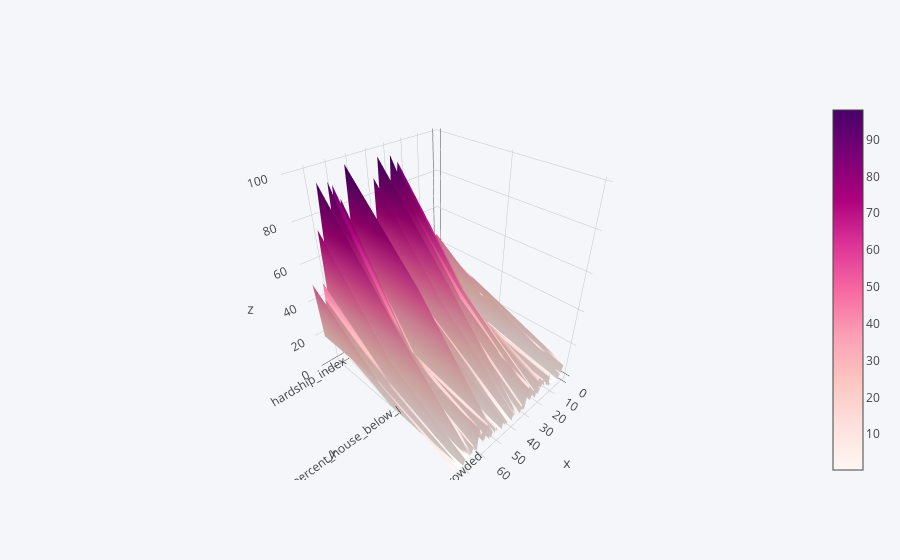

Source (notebook cell):
### Markdown cell above
#### Question 3
##### Plot a 3D scatterplot of variables `hardship_index`, `percent_house_below_poverty` and `percent_house_crowded`.
##### Set `colorscale` as `Rdpu`.

### Code cell
chicago_census[['hardship_index','percent_house_below_poverty','percent_house_crowded']].iplot(
                                kind = 'surface',
                                colorscale = 'Rdpu')

### Figure 1 — Plotly figure (JSON) as saved in the notebook; plotly's stock layout.template omitted (floating-point values rounded to 4 significant figures; data arrays with more than 128 entries replaced by an {"elided": "..."} marker saying what was removed)
{"data": [{"colorscale": [[0, "rgb(255,247,243)"], [0.125, "rgb(253,224,221)"], [0.25, "rgb(252,197,192)"], [0.375, "rgb(250,159,181)"], [0.5, "rgb(247,104,161)"], [0.625, "rgb(221,52,151)"], [0.75, "rgb(174,1,126)"], [0.875, "rgb(122,1,119)"], [1, "rgb(73,0,106)"]], "type": "surface", "uid": "cc5ced5f-8a96-4227-9f31-75b6d4537fcc", "x": [0, 1, 2, 3, 4, 5, 6, 7, 8, 9, 10, 11, 12, 13, 14, 15, 16, 17, 18, 19, 20, 21, 22, 23, 24, 25, 26, 27, 28, 29, 30, 31, 32, 33, 34, 35, 36, 37, 38, 39, 40, 41, 42, 43, 44, 45, 46, 47, 48, 49, 50, 51, 52, 53, 54, 55, 56, 57, 58, 59, 60, 61, 62, 63, 64, 65, 66, 67, 68, 69, 70, 71, 72, 73, 74, 75, 76, 77], "y": ["hardship_index", "percent_house_below_poverty", "percent_house_crowded"], "z": {"elided": "3x78 float values"}}], "layout": {"legend": {"bgcolor": "#F5F6F9", "font": {"color": "#4D5663"}}, "paper_bgcolor": "#F5F6F9", "plot_bgcolor": "#F5F6F9", "title": {"font": {"color": "#4D5663"}}, "xaxis": {"gridcolor": "#E1E5ED", "showgrid": true, "tickfont": {"color": "#4D5663"}, "title": {"font": {"color": "#4D5663"}, "text": ""}, "zerolinecolor": "#E1E5ED"}, "yaxis": {"gridcolor": "#E1E5ED", "showgrid": true, "tickfont": {"color": "#4D5663"}, "title": {"font": {"color": "#4D5663"}, "text": ""}, "zerolinecolor": "#E1E5ED"}}}
